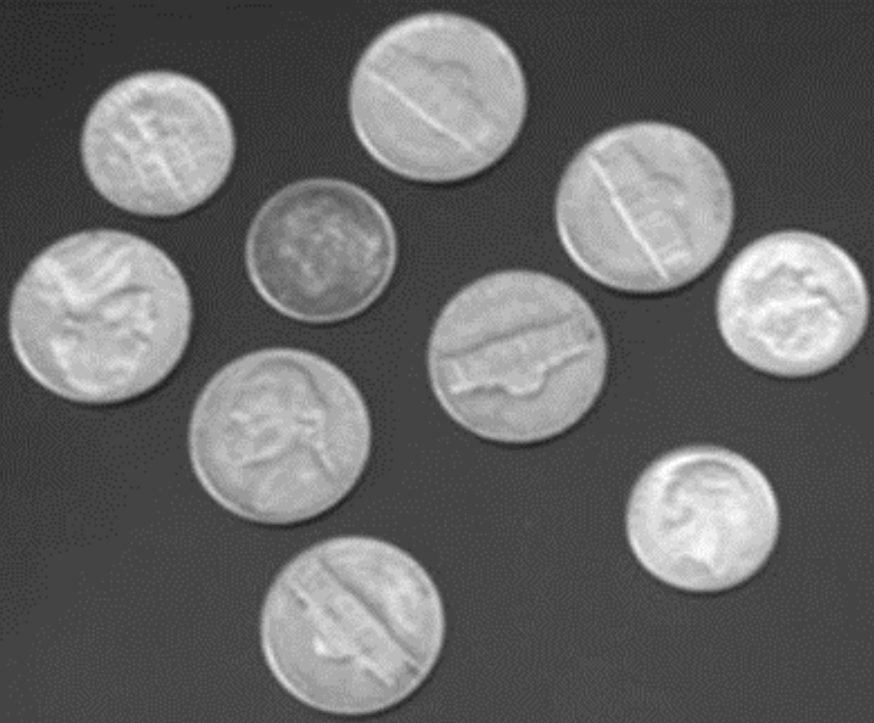
//> input picture OpenCV/10.coin/10.png, 874 x 723 px
$ ./main   (built with g++ and OpenCV 4)
//> lines starting //> are read from the running program, lines starting //| are printed output that depends on the picture; after the words box and inside, x2 and y2 are one past the last pixel; in counts of white or black regions, pixels touching at a corner belong together
#include <opencv2/opencv.hpp>
#include <opencv2/core/core.hpp>
#include <opencv2/highgui/highgui.hpp>
#include <iostream>
#include <vector>

using namespace cv;
using namespace std;

#define BackgroundNum 1

int main(int argc,char* argv[],char** env)
{
    Mat srcImg = imread("../10.png");
//> srcImg is the input picture: 723 rows x 874 cols, CV_8UC3; min 31, max 255, mean 103.5
    Mat trans;
    imshow("src", srcImg);

    threshold(srcImg, trans, 85, 255, 0); // 二值化,阈值85,类型一般取0
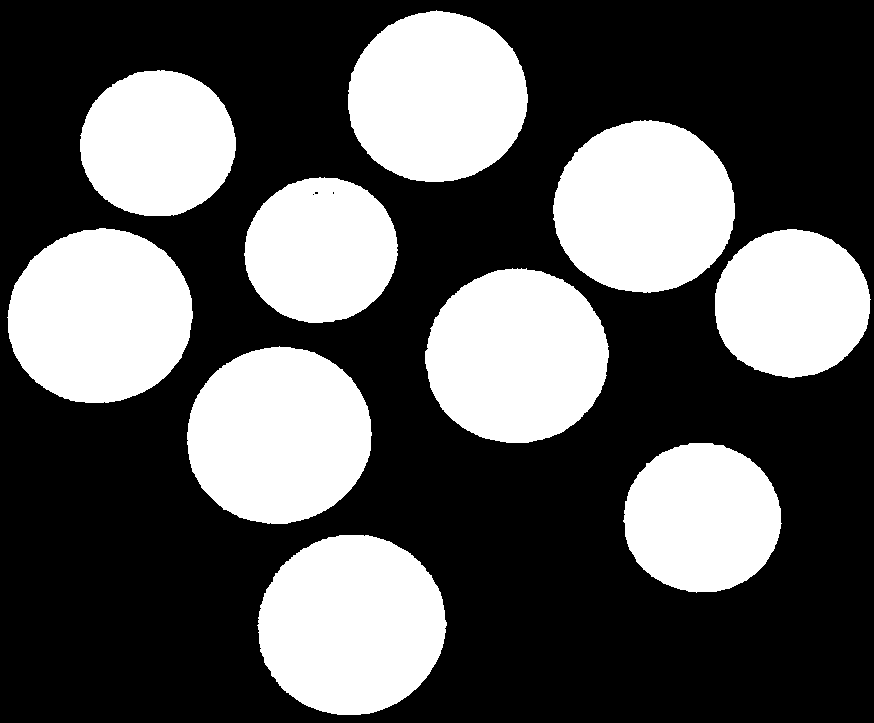
//> trans: 723 rows x 874 cols, CV_8UC3; 35.4% white; 10 white regions, largest, box (x1, y1, x2, y2) and area: (257, 535, 447, 715) 26610, (187, 346, 372, 524) 25725, (7, 228, 193, 403) 25382
    // threshold(input,output,阈值,大于阈值的取值,类型);
    cvtColor(trans, trans, COLOR_BGR2GRAY); // 结果转灰度

    //int number = connectedComponents(Output, result,8,CV_16U);
    Mat stats, centroids;
    vector<Vec3b> colors;
    RNG rng(time(NULL)); // RNG是OpenCV自带的随机数类
    // RNG rng(随机数种);
    int number = connectedComponentsWithStats(trans, trans, stats, centroids, 8, CV_16U); // 统计连通区域数量，withstats可保存连通区域的位置性质
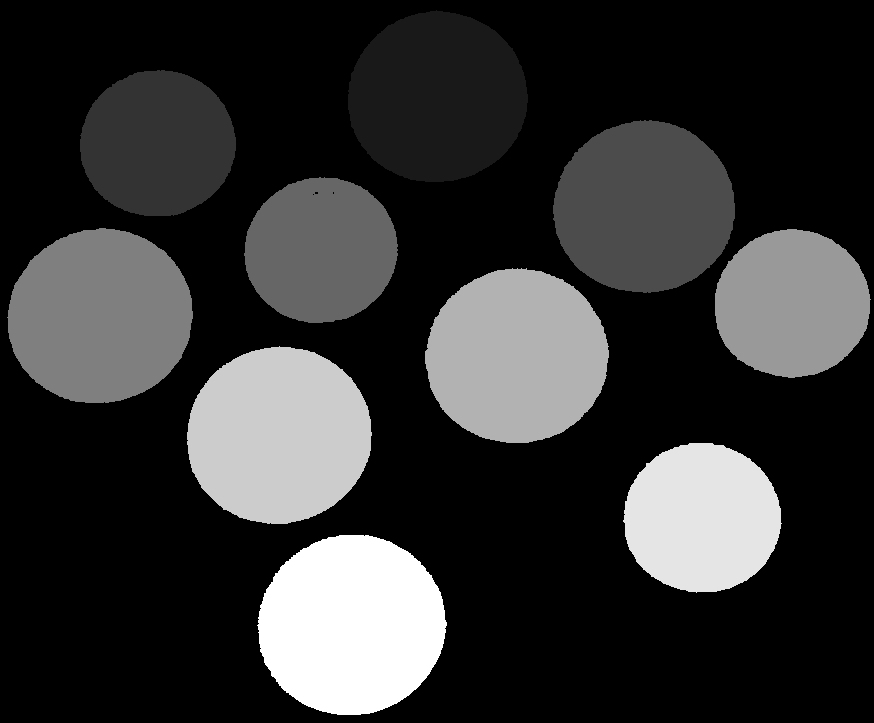
//> trans: 723 rows x 874 cols, CV_16UC1; min 0, max 10, mean 1.98; drawn with min black and max white
//> stats = [[0, 0, 874, 723, 408487], [348, 10, 180, 172, 24133], [80, 70, 156, 146, 17893], [553, 120, 182, 173, 24523], [244, 177, 154, 146, 17487], [7, 228, 186, 175, 25382], [715, 229, 156, 149, 18109], [425, 268, 184, 175, 25040], [187, 346, 185, 178, 25725], [623, 443, 159, 150, 18513], [257, 535, 190, 180, 26610]]; centroids = [[445, 376.9], [437, 96.85], [157.2, 143.2], [643.8, 206.9], [320.5, 249.9], [99.66, 315.9], [791.6, 303.4], [516.5, 355.9], [278.5, 435.1], [701.6, 517.7], [351.2, 624.7]]; number = 11
                                                                                          //  stats保存左上角坐标和长宽,centroids保存重心坐标
    for (int i = 0; i < number; i++) // 随机颜色
    {
        Vec3b color = Vec3b(rng.uniform(0, 256), rng.uniform(0, 256), rng.uniform(0, 256));
        colors.push_back(color);
    }
//> this loop made 11 passes

    for (int i = 1; i < number; i++)
    {
        int x = stats.at<int>(i, CC_STAT_LEFT);
        int y = stats.at<int>(i, CC_STAT_TOP);
        int w = stats.at<int>(i, CC_STAT_WIDTH);
        int h = stats.at<int>(i, CC_STAT_HEIGHT);
        Rect rect(x, y, w, h); // 获取连通区域外接矩形

        rectangle(srcImg, rect, colors[i], 2, 8); // 画矩形
        // rectangle(图片, 矩形, 颜色, 线宽, 线型);
        putText(srcImg, format("%d", i), Point(x + 5, y + 20), FONT_HERSHEY_SIMPLEX, 0.7, colors[i], 2); // 打印文字到图片
        // putText(图片, 输出字符串, 左上角点, 类型, 字体大小, 颜色, 线宽);
    }
//> this loop made 10 passes
//> (x, y, w, h) on passes 1 to 10: (348, 10, 180, 172), (80, 70, 156, 146), (553, 120, 182, 173), (244, 177, 154, 146), (7, 228, 186, 175), (715, 229, 156, 149), (425, 268, 184, 175), (187, 346, 185, 178), (623, 443, 159, 150), (257, 535, 190, 180)
//> pass 1, `putText(srcImg, format("%d", i), Point(x + 5, y + 20), FONT_HERSHEY_SI..`:
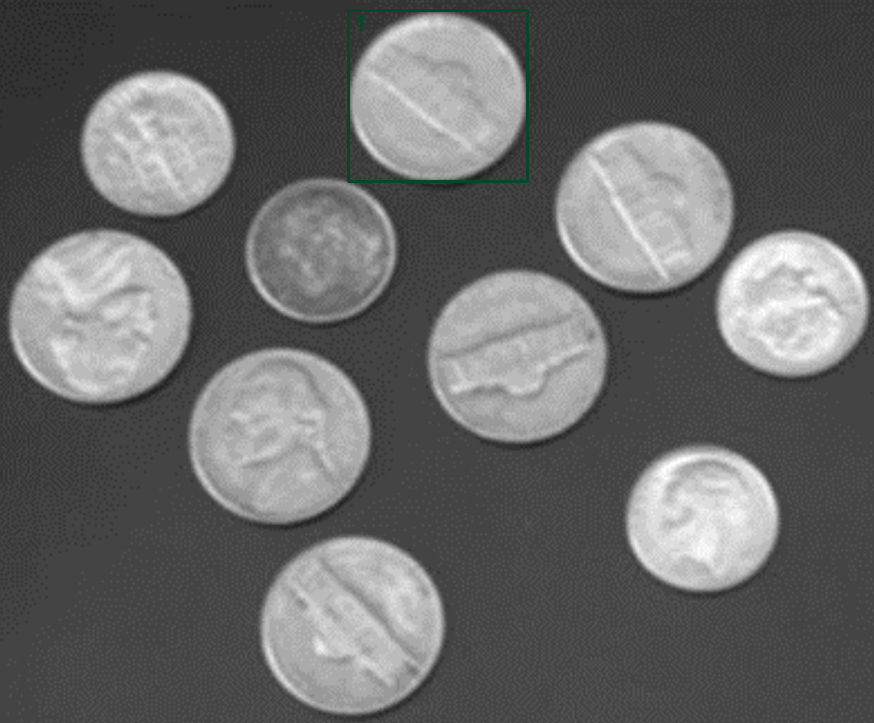
//> srcImg: 723 rows x 874 cols, CV_8UC3; 0.34% of pixels changed, all inside (x1, y1, x2, y2) = (347, 9, 529, 183)
//> pass 2, `putText(srcImg, format("%d", i), Point(x + 5, y + 20), FONT_HERSHEY_SI..`:
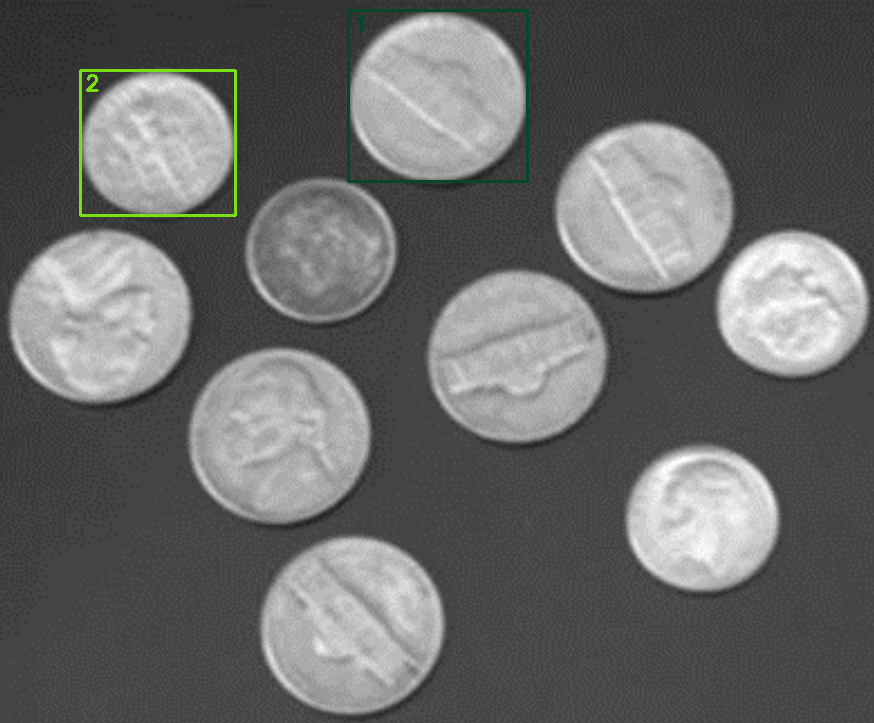
//> srcImg: 723 rows x 874 cols, CV_8UC3; 0.3% of pixels changed, all inside (x1, y1, x2, y2) = (79, 69, 237, 217)
//> pass 3, `putText(srcImg, format("%d", i), Point(x + 5, y + 20), FONT_HERSHEY_SI..`:
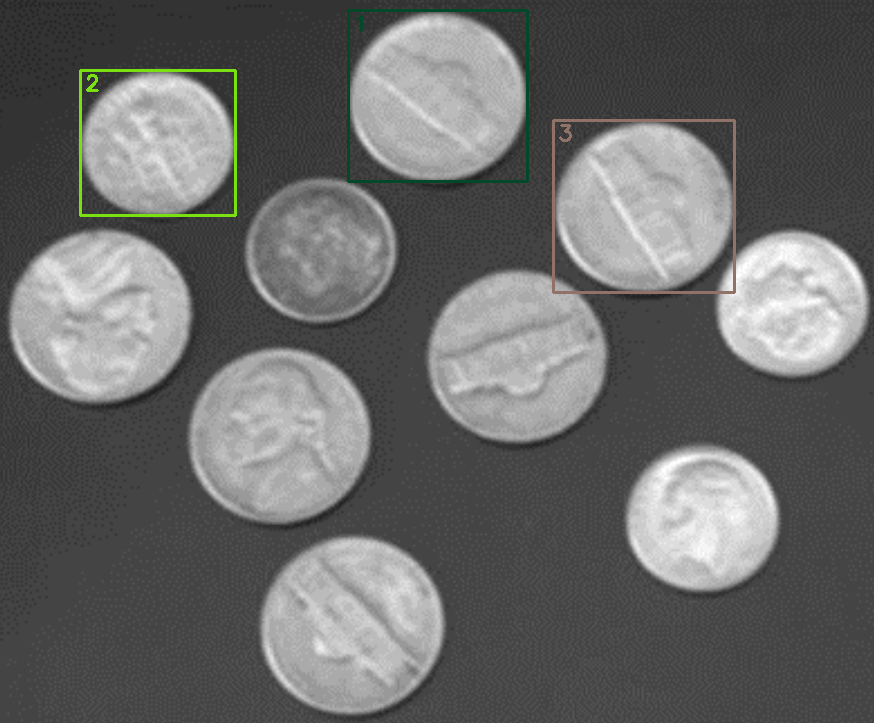
//> srcImg: 723 rows x 874 cols, CV_8UC3; 0.35% of pixels changed, all inside (x1, y1, x2, y2) = (552, 119, 736, 294)
//> after the loop:
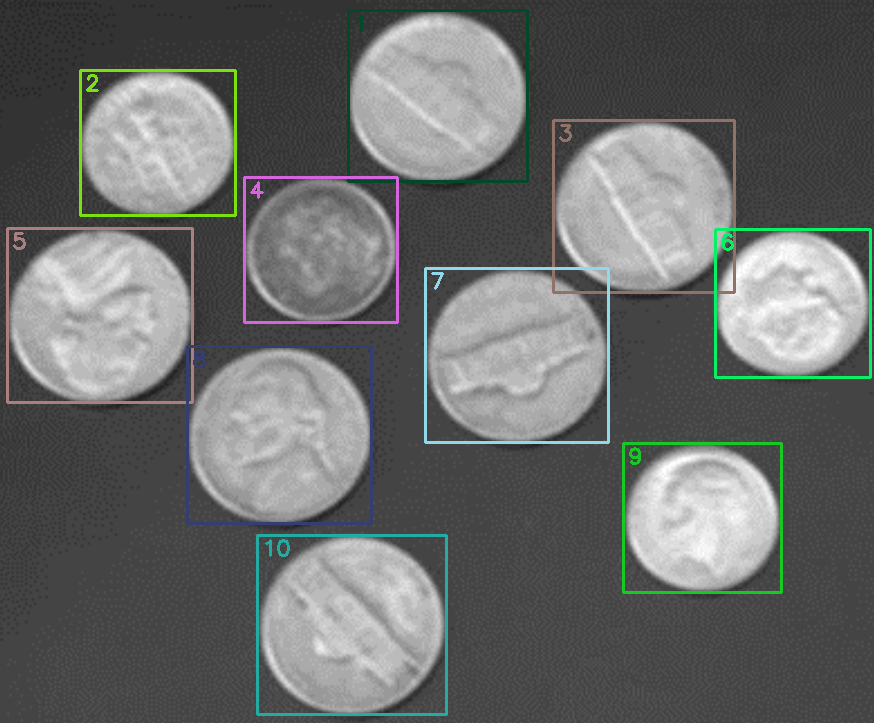
//> srcImg: 723 rows x 874 cols, CV_8UC3; 2.37% of pixels changed, all inside (x1, y1, x2, y2) = (6, 176, 872, 716)

    imshow("output", srcImg);
    imwrite("../result.png", srcImg);
    cout << "Coin num:" << number - BackgroundNum << endl; // 硬币数 = 总连通区域 - 背景
//| Coin num:10

    waitKey(0);
    return 0;
}
